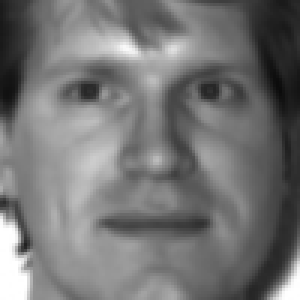
#> input picture Yale/1/s1.bmp, 100 x 100 px (shown 3 times larger); its folder holds only this picture in this run
$ python compare.py
#> lines starting #> are read from the running program, lines starting #| are printed output that depends on the picture
### ImageSet.py
import cv2 as cv
import numpy as np
from PIL import Image


# import matplotlib.pyplot as plt
def HistogramEqualization(Img):
    '''
    读取单张图片，均衡化
    :param Img: 需要处理的图片
    :return: 均衡化后的图像数组
    '''
#> called with Img = './Yale/1/s1.bmp'
    # [12 lines of commented-out code are left out]
    img = cv.imread(Img, cv.IMREAD_GRAYSCALE)  # 读取彩色图像为灰度图
#> img is the input picture: shape (100, 100); min 11, max 255, mean 116.8


    # [10 lines of commented-out code are left out]

    result = cv.equalizeHist(img)
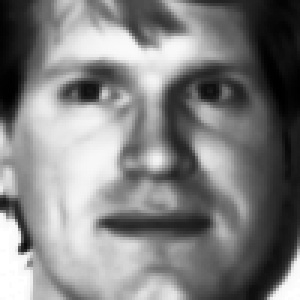
#> result: shape (100, 100) (shown 3 times larger); min 0, max 255, mean 128.4


    # [5 lines of commented-out code are left out]

    return result
# if __name__ == '__main__':
#    HistogramEqualization("./Yale/1/s1.bmp")

### createImageSet.py
import ImageSet
import cv2
import numpy as np


# [38 lines of commented-out code are left out]

def createImageMat(dirName, classNum, classInNum, ImageNum, ImageSize):
    '''
    创建训练集矩阵
    :param dirName:包含数据集的文件夹名称
    :param classNum: 类数目
    :param classInNum: 每类包含的图像数目
    :param ImageNum: 图像总数
    :param ImageSize: 每张图像的大小
    :return: 图像矩阵，#每张图像对应的标签
    '''
    dataMat = np.zeros((ImageNum, ImageSize))  # 生成用0填充的数据集(数组),维度为图像数目*图像大小
    # label = np.zeros((1,ImageNum))
    label = []
    index = 0
    for classnum in range(1, classNum + 1):
        for classinnum in range(1, classInNum + 1):
            img = ImageSet.HistogramEqualization(
                './' + str(dirName) + '/' + str(classnum) + '/' + 's' + str(classinnum) + '.bmp')
            # print('均衡化后的图像矩阵',img)
            tempImg = np.reshape(img, (-1, 1))  # 每张图转化为一列
#> tempImg = 10000 values, max 255 at index 7600, min 0 at index 2491, mean 128.4
            if index == 0:
                dataMat = tempImg
#> dataMat has the same summary as tempImg
                label.append(str(classnum))
                # label[:,index]=classnum
                index += 1
            else:
#> (the run stopped early here; a loop or call above may not have finished)

$ run again, on Yale/10/s1.bmp
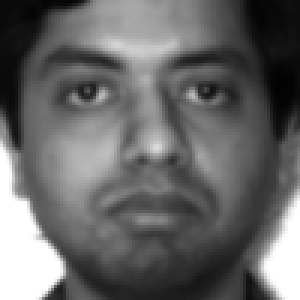
#> input picture Yale/10/s1.bmp, 100 x 100 px, found by its file name (shown 3 times larger)
#> in HistogramEqualization, img is the input picture: shape (100, 100); min 2, max 255, mean 103.1
#> in HistogramEqualization, `result = cv.equalizeHist(img)`:
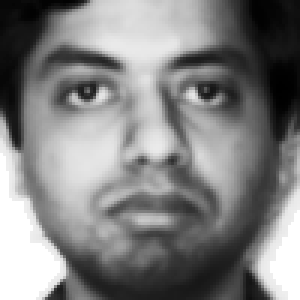
#> result: shape (100, 100) (shown 3 times larger); min 0, max 255, mean 128.5
#> tempImg = 10000 values, max 255 at index 5100, min 0 at index 2793, mean 128.5
#> dataMat has the same summary as tempImg
